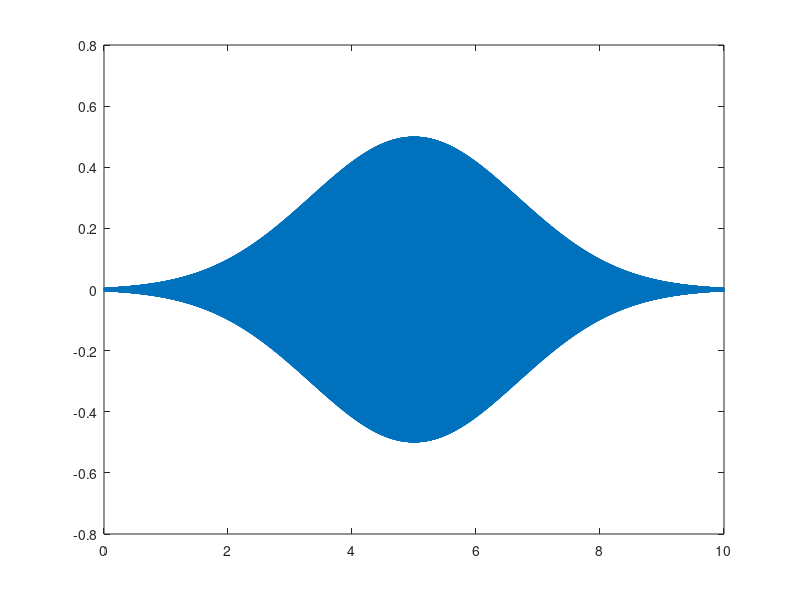

Reproduce this figure in MATLAB.
function audioTest

    frequencyHz = 500;
    samplingFrequencyHz = 50000;
    dt = 1/samplingFrequencyHz;
    duration = 10.0;
    t = 0:dt:duration;
    tt = t-mean(t);
    sigma = mean(t)/6;
    envelope = (exp(-0.5*(tt/sigma).^2)).^0.25;
    y = 1/2*sin(2*pi*frequencyHz*tt) .* envelope;
    figure(1); clf;
    plot(t,y);
    drawnow;
    audiowrite(sprintf('%2.0fHz.wav', frequencyHz),y, samplingFrequencyHz, 'BitsPerSample', 32);
end

